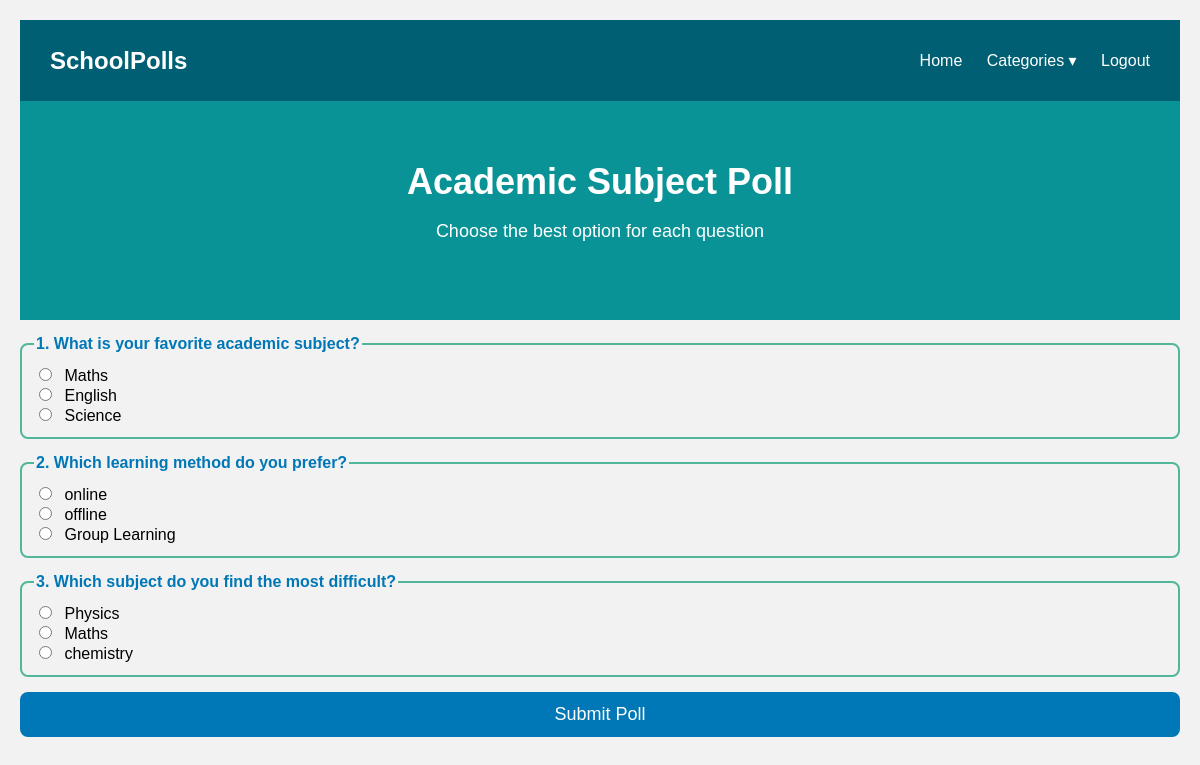
/academic_subjects/, run on the app's committed database.
### pollapp/models.py (models this page shows, shortened)
class PollQuestion(models.Model):
    question = models.CharField(max_length=255)
    category = models.CharField(max_length=50)

class PollOption(models.Model):
    question = models.ForeignKey(PollQuestion, on_delete=models.CASCADE, related_name="options")
    option_text = models.CharField(max_length=200)

### pollapp/views.py (the view)
# urls.py: path('academic_subjects/', views.academic_subjects_view, name='academic_subjects'),
def academic_subjects_view(request):
    questions = PollQuestion.objects.filter(category='academic_subject')
    return render(request, 'academic_subject.html', {'questions': questions})

### pollapp/templates/academic_subject.html (shortened to what this page needs)
{% load static %}
<!DOCTYPE html>
<html lang="en">
<head>
    <link rel="stylesheet" href="{% static 'academic_subject.css' %}">
    <link rel="stylesheet" href="{% static 'styleee.css' %}">
</head>
<body>
<nav class="navbar">
        <div class="logo">SchoolPolls</div>
        <ul class="nav-links">
            <li><a href="{% url 'home' %}">Home</a></li>
             <li class="dropdown">
                <a href="#" class="dropbtn">Categories ▾</a>
            </li>
            <li><a href="{% url 'logout' %}">Logout</a></li>
        </ul>
    </nav>
    <header class="header-banner">
        <h1>Academic Subject Poll</h1>
        <p>Choose the best option for each question</p>
    </header>
    <form id="pollForm" method="POST">
    {% for q in questions %}
        <fieldset>
             <legend>{{ forloop.counter }}. {{ q.question }}</legend>
             {% for option in q.options.all %}
            <div>
                <input type="radio"
                name="q{{q.id}}"
                value="{{option.option_text}}">
                <label>{{option.option_text}}</label>
            </div>
        {% endfor %}
        </fieldset>
        {% endfor %}
        <button type="submit" class="submit-btn">Submit Poll</button>
    </form>
</body>
</html>

### pollapp/static/academic_subject.css (style rules this page uses)
body { margin: 0; font-family: Arial, sans-serif; background: #eef2f3; padding: 20px; }
fieldset { border: 2px solid #52b69a; margin: 15px 0; padding: 12px; border-radius: 8px; }
legend { font-weight: bold; color: #0077b6; }
input[type="radio"] { margin-right: 8px; }
label { margin-right: 18px; font-size: 16px; cursor: pointer; }
.submit-btn { display: block; width: 100%; padding: 12px; background: #0077b6; color: #fff; font-size: 18px; border: none; border-radius: 8px; cursor: pointer; }

### pollapp/static/styleee.css (style rules this page uses)
body { margin: 0; font-family: Arial, sans-serif; background: #f2f2f2; }
.navbar { display: flex; justify-content: space-between; align-items: center; background: #005f73; padding: 15px 30px; color: #fff; }
.navbar .logo { font-size: 24px; font-weight: bold; }
.nav-links { list-style: none; }
.nav-links li { display: inline; margin-left: 20px; }
.nav-links a { text-decoration: none; color: #fff; font-size: 16px; }
.dropdown .dropbtn { cursor: pointer; }
.header-banner { text-align: center; background: #0a9396; color: #fff; padding: 60px 0; }
.header-banner h1 { margin: 0; font-size: 36px; }
.header-banner p { font-size: 18px; }

### data on the page
PollQuestion: question "What is your favorite academic subject?"
PollOption: option_text "Maths"
PollOption: option_text "English"
PollOption: option_text "Science"
PollQuestion: question "Which learning method do you prefer?"
PollOption: option_text "online"
PollOption: option_text "offline"
PollOption: option_text "Group Learning"
PollQuestion: question "Which subject do you find the most difficult?"
PollOption: option_text "Physics"
PollOption: option_text "Maths"
PollOption: option_text "chemistry"
